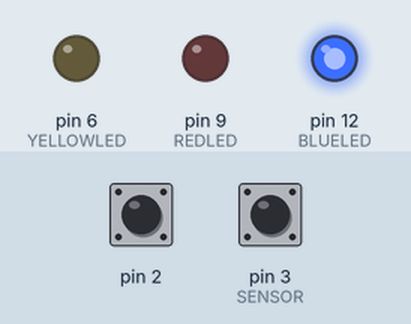
Bench run of a sketch on a simulated Arduino Uno, built with avr-gcc and run on an emulated ATmega328P. Parts: output pins drawn as LEDs (lit = HIGH). Dashed ring = blinking. The inputs (shaded band) are chosen by the test bench; at power-on: pin 2 LOW, pin 3 (SENSOR) LOW.

Above: at 1.2 s.
1.3 s: pin 2 driven HIGH
At 3.2 s:
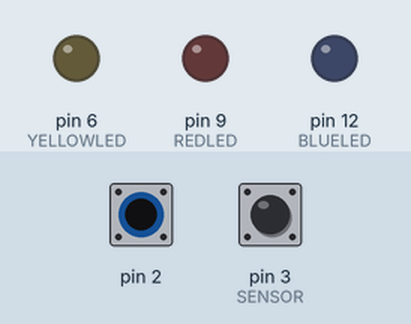
4.3 s: pin 3 (SENSOR) driven HIGH
At 5.66 s:
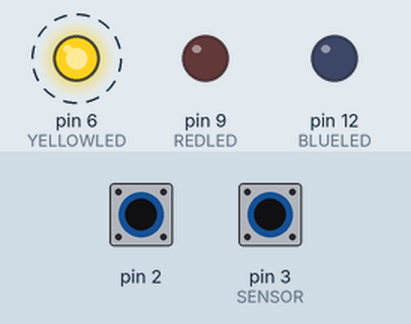
7.3 s: pin 2 pulsed LOW 2 times (0.12 s each, 0.3 s apart)
At 8.46 s:
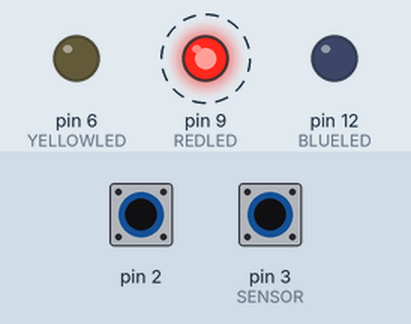
10.9 s: pin 3 (SENSOR) pulsed LOW 2 times (0.12 s each, 0.3 s apart)
At 12.38 s:
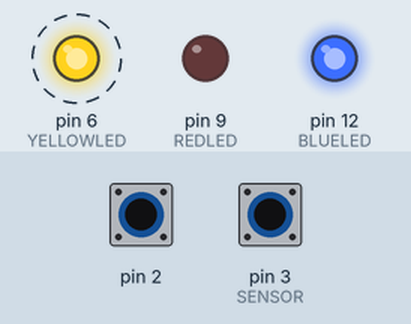
Timing chart, 0 to 15.3 s (numbered marks = the images above; inputs shaded):
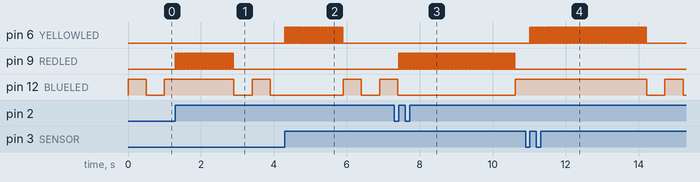

Measured:
- after the input at 1.3 s, pin 9 (REDLED): alternates HIGH for 0.02 s and LOW for 0.02 s, 100 changes in all, then stays LOW, starting at once
- after the input at 4.3 s, pin 6 (YELLOWLED): alternates HIGH for 0.02 s and LOW for 0.02 s, 100 changes in all, then stays LOW, starting at once
- after the input at 7.3 s, pin 9 (REDLED): alternates HIGH for 0.02 s and LOW for 0.02 s, 200 changes in all, then stays LOW, starting after 0.12 s
- after the input at 10.9 s, pin 6 (YELLOWLED): alternates HIGH for 0.02 s and LOW for 0.02 s, 200 changes in all, then stays LOW, starting after 0.12 s

The sketch:

External_Interrupts.ino
```cpp
//External Interrupts
//===================
#define SW        2
#define SENSOR    3
#define BLUELED   12
#define REDLED    9
#define YELLOWLED 6
//===================================================================
void setup()
{
  pinMode(SENSOR,INPUT); pinMode(BLUELED,OUTPUT);
  pinMode(REDLED,OUTPUT); pinMode(YELLOWLED,OUTPUT);
  attachInterrupt(0,ISR_SW,RISING); attachInterrupt(1,ISR_SENSOR,RISING);
}
//===================================================================
void loop()
{
  digitalWrite(REDLED,LOW); digitalWrite(YELLOWLED,LOW);
  digitalWrite(BLUELED,HIGH); delay(500);
  digitalWrite(BLUELED,LOW); delay(500);
}
//===================================================================
void ISR_SW()
{
  for(int i=1;i<=50;i++)
  {
    digitalWrite(REDLED,HIGH); delayMicroseconds(16000);
    digitalWrite(REDLED,LOW); delayMicroseconds(16000);
  }
}
//===================================================================
void ISR_SENSOR()
{
  for(int i=1;i<=50;i++)
  {
    digitalWrite(YELLOWLED,HIGH); delayMicroseconds(16000);
    digitalWrite(YELLOWLED,LOW); delayMicroseconds(16000);
  }
}
```
